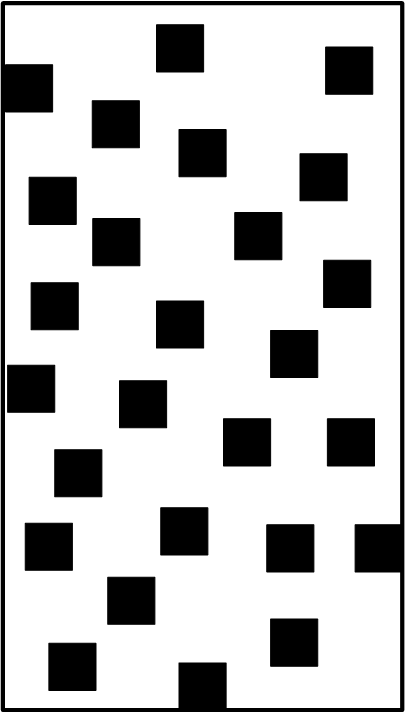
%> input picture ral_jincou.bmp, 405 x 713 px
$ octave informed_500_iter.m   (GNU Octave 9; MATLAB toolbox functions it lacks are replaced by stand-ins)
%> lines starting %> are read from the running program, lines starting %| are printed output that depends on the picture; in (x1, y1, x2, y2) boxes, pixels count from 0 and x2, y2 are one past the last pixel; in counts of white or black regions, pixels touching at a corner belong together; the program's own positions count from 1
%% informed RRT*
Imp=im2bw(imread('ral_jincou.bmp'));
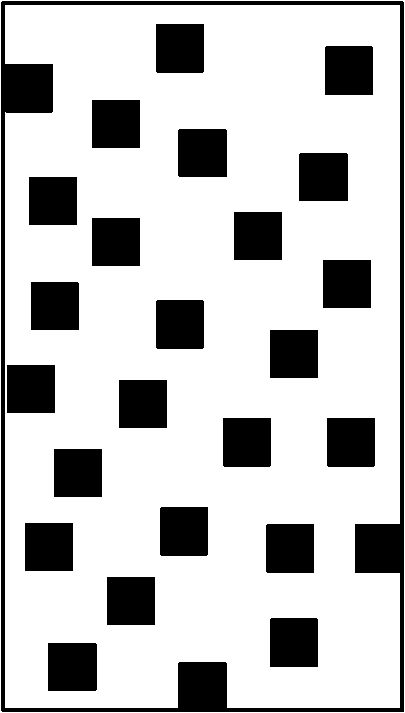
%> Imp: size 713x405 logical; 76.1% white; 24 black regions, largest, box (x1, y1, x2, y2) and area: (1, 1, 404, 712) 15652, (156, 24, 204, 73) 2350, (325, 46, 373, 95) 2350
source=[25 25]; % source position in Y, X format
goal=[384 690]; % goal position in Y, X format
op_dis=759.2*1.01;
% [4 lines of commented-out code are left out]
%% ï¿½ï¿½Ê¼ï¿½ï¿½ï¿½ï¿½ï¿½ï¿½ï¿½ï¿½ï¿½ï¿½ï¿½ï¿½Òµï¿½ï¿½ï¿½ï¿½
figure(1);
% ImpRgb=imread('newmap.png');
% % ImpRgb=imread('aaa111a.jpg');
% Imp=rgb2gray(ImpRgb);
imshow(Imp)
hold on
plot(source(1,1), source(1,2), 'ro', 'MarkerSize',10, 'MarkerFaceColor','r');
plot(goal(1,1), goal(1,2), 'go', 'MarkerSize',10, 'MarkerFaceColor','g');% ï¿½ï¿½ï¿½ï¿½ï¿½ï¿½ï¿½ï¿½Ä¿ï¿½ï¿½ï¿?
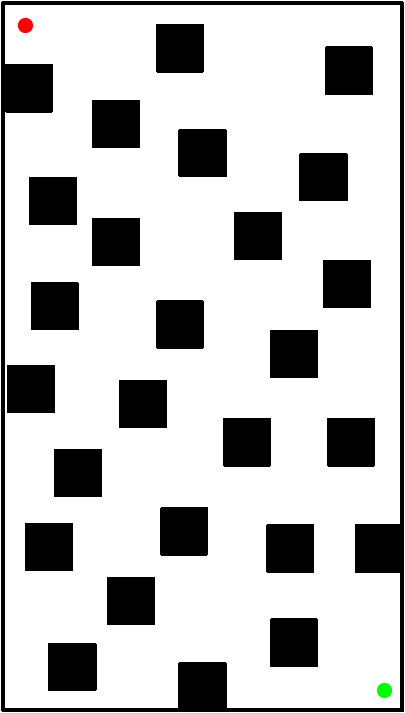
%> figure redrawn from the program's plot data
data_500=[];
for i=1:500
    data=informed_rrt_1(source,goal,op_dis,Imp);
% [4 lines not run here, left out]
function s=informed_rrt_1(source,goal,op_dis,Imp)
    Thr=10;
    Delta= 10;
    x_I=source(1,1); y_I=source(1,2);
    x_G=goal(1,1); y_G=goal(1,2);
    T.v(1).x = x_I;
    T.v(1).y = y_I;
    T.v(1).xPrev = x_I;
    T.v(1).yPrev = y_I;
    T.v(1).dist=0;
    T.v(1).indPrev = 0;
    xL=size(Imp,2);%ï¿½ï¿½Í¼xï¿½á³¤ï¿½ï¿½
    yL=size(Imp,1);%ï¿½ï¿½Í¼yï¿½á³¤ï¿½ï¿½
    count=1;
    %goal = [x_G,y_G];
    start_goal_dist = 1000000;
    path.pos(1).x = (source(1,1)+goal(1,1))/2;%350;
    path.pos(1).y = (source(1,2)+goal(1,2))/2;%350;
    knt=5000;
    total_dis=zeros(knt,2);
    data_=[];
    Time=tic;
    for iter = 1:5000
        x_rand=[];
        %%=========éæ ·æ³x_rand========%%
        if start_goal_dist < 1000000
            while 1
                x_rand(1) = xL*rand;
                x_rand(2) = yL*rand;
%> (the run ends here)
